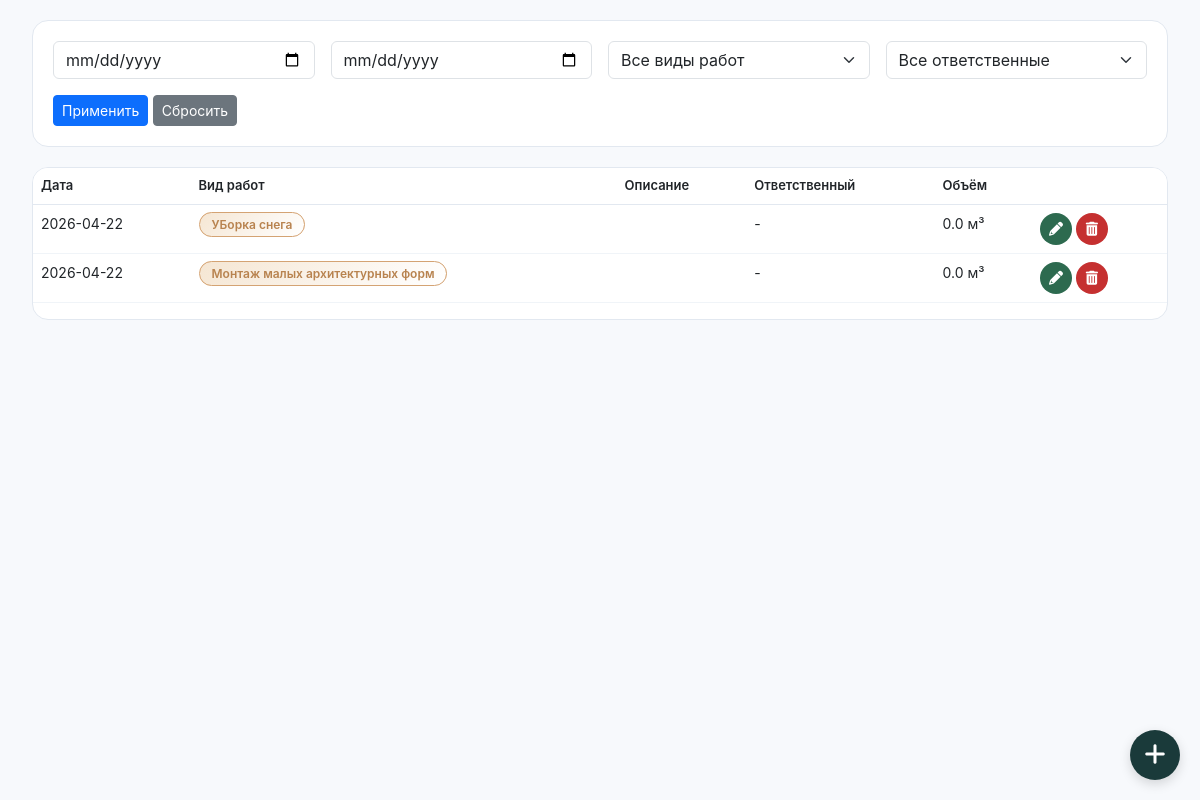
/journal/embed/1 (signed in), run on the app's committed database.
### app.py (models this page shows, shortened)
class JournalEntry(db.Model):
    id = db.Column(db.Integer, primary_key=True)
    site_id = db.Column(db.Integer, db.ForeignKey('site.id'), nullable=False)
    date = db.Column(db.Date, nullable=False, default=datetime.now)
    work_type = db.Column(db.String(200), nullable=False)
    work_description = db.Column(db.Text)
    location = db.Column(db.String(200))
    executor = db.Column(db.String(200))
    responsible_person = db.Column(db.String(200))
    workers_count = db.Column(db.Integer, default=1)
    start_time = db.Column(db.String(10))
    end_time = db.Column(db.String(10))
    volume = db.Column(db.Float, default=0)
    volume_unit = db.Column(db.String(20), default='м³')
    equipment_used = db.Column(db.String(300))
    materials_used = db.Column(db.String(300))
    weather = db.Column(db.String(100))
    temperature = db.Column(db.String(50))
    notes = db.Column(db.Text)
    created_at = db.Column(db.DateTime, default=datetime.now)
    updated_at = db.Column(db.DateTime, default=datetime.now, onupdate=datetime.now)

### app.py (the view)
@app.route('/journal/embed/<int:site_id>')
@login_required
def journal_embed(site_id):
    site = Site.query.get_or_404(site_id)
    date_from = request.args.get('date_from')
    date_to = request.args.get('date_to')
    work_type = request.args.get('work_type')
    responsible = request.args.get('responsible')
    query = JournalEntry.query.filter_by(site_id=site_id)
    if date_from:
        query = query.filter(JournalEntry.date >= datetime.strptime(date_from, '%Y-%m-%d').date())
    if date_to:
        query = query.filter(JournalEntry.date <= datetime.strptime(date_to, '%Y-%m-%d').date())
    if work_type:
        query = query.filter_by(work_type=work_type)
    if responsible:
        query = query.filter_by(responsible_person=responsible)
    page = request.args.get('page', 1, type=int)
    per_page = 15
    pagination = query.order_by(JournalEntry.date.desc()).paginate(page=page, per_page=per_page, error_out=False)
    entries = pagination.items
    total_entries = query.count()
    week_ago = datetime.now().date() - timedelta(days=7)
    weekly_count = JournalEntry.query.filter(
        JournalEntry.site_id == site_id,
        JournalEntry.date >= week_ago
    ).count()
    all_work_types = [wt[0] for wt in db.session.query(JournalEntry.work_type).filter_by(site_id=site_id).distinct()]
    responsible_persons = [r[0] for r in db.session.query(JournalEntry.responsible_person).filter_by(site_id=site_id).distinct() if r[0]]
    request_args = request.args.to_dict()
    if 'page' in request_args:
        del request_args['page']
    return render_template('journal_embed.html',
                         site=site,
                         entries=entries,
                         pagination=pagination,
                         stats={'total_entries': total_entries, 'weekly_count': weekly_count},
                         all_work_types=all_work_types,
                         responsible_persons=responsible_persons,
                         date_from=date_from or '',
                         date_to=date_to or '',
                         selected_work_type=work_type or '',
                         selected_responsible=responsible or '',
                         request_args=request_args)

### app.py (called while the page is built)
def login_required(f):
    @wraps(f)
    def decorated_function(*args, **kwargs):
        if not session.get('logged_in'):
            flash('Пожалуйста, авторизуйтесь', 'warning')
            return redirect(url_for('login'))
        return f(*args, **kwargs)
    return decorated_function

### templates/journal_embed.html (shortened to what this page needs)
<!DOCTYPE html>
<html lang="ru">
<head>
    <link href="https://cdn.jsdelivr.net/npm/bootstrap@5.3.0/dist/css/bootstrap.min.css" rel="stylesheet">
    <link href="https://cdnjs.cloudflare.com/ajax/libs/font-awesome/6.0.0/css/all.min.css" rel="stylesheet">
</head>
<body>
    <div class="container-fluid">
        <div class="filter-panel">
            <div class="row g-3">
                <div class="col-md-3">
                    <input type="date" id="dateFrom" class="form-control" placeholder="Дата с" value="{{ date_from }}">
                </div>
                <div class="col-md-3">
                    <input type="date" id="dateTo" class="form-control" placeholder="Дата по" value="{{ date_to }}">
                </div>
                <div class="col-md-3">
                    <select id="workTypeFilter" class="form-select">
                        <option value="">Все виды работ</option>
                    </select>
                </div>
                <div class="col-md-3">
                    <select id="responsibleFilter" class="form-select">
                        <option value="">Все ответственные</option>
                    </select>
                </div>
            </div>
            <div class="row mt-3">
                <div class="col-12">
                    <button class="btn btn-primary btn-sm" onclick="applyFilters()">Применить</button>
                    <a href="{{ url_for('journal_embed', site_id=site.id) }}" class="btn btn-secondary btn-sm">Сбросить</a>
                </div>
            </div>
        </div>
        <div class="entries-table">
            <table class="table">
                <thead>
                    <tr>
                        <th>Дата</th>
                        <th>Вид работ</th>
                        <th>Описание</th>
                        <th>Ответственный</th>
                        <th>Объём</th>
                        <th></th>
                    </tr>
                </thead>
                <tbody>
                    {% for entry in entries %}
                    <tr>
                        <td>{{ entry.date }}</td>
                        <td><span class="work-type-badge">{{ entry.work_type }}</span></td>
                        <td>{{ entry.work_description[:50] }}{% if entry.work_description|length > 50 %}...{% endif %}</td>
                        <td>{{ entry.responsible_person or '-' }}</td>
                        <td>{{ entry.volume }} {{ entry.volume_unit }}</td>
                        <td>
                            <button class="btn-edit" onclick="parent.openEditModal({{ entry.id }})" title="Редактировать">
                                <i class="fas fa-pencil-alt"></i>
                            </button>
                            <button class="btn-delete" onclick="parent.deleteEntry({{ entry.id }})" title="Удалить">
                                <i class="fas fa-trash-alt"></i>
                            </button>
                        </td>
                    </tr>
                    {% else %}
                    <tr>
                        <td colspan="6" class="text-center py-5 text-muted">Нет записей</td>
                    </tr>
                    {% endfor %}
                </tbody>
            </table>
        </div>
    </div>
    <button class="btn-add" onclick="parent.openAddModal()">
        <i class="fas fa-plus"></i>
    </button>
</body>
</html>

### templates/journal_embed.html (style rules this page uses)
:root { --primary: #1a3a3a; --accent: #d4a373; --success: #2d6a4f; --danger: #c53030; }
body { background: #f7f9fc; padding: 20px; font-family: -apple-system, BlinkMacSystemFont, 'Segoe UI', Roboto, sans-serif; }
.work-type-badge { background: linear-gradient(135deg, #f5e6d3, #fff); color: #b8834f; padding: 4px 12px; border-radius: 20px; font-size: 12px; font-weight: 600; border: 1px solid #d4a373; }
.btn-edit { background: var(--success); color: white; border: none; width: 32px; height: 32px; border-radius: 50%; transition: all 0.2s; }
.btn-delete { background: var(--danger); color: white; border: none; width: 32px; height: 32px; border-radius: 50%; transition: all 0.2s; }
.filter-panel { background: white; border-radius: 16px; padding: 20px; margin-bottom: 20px; border: 1px solid #e2e8f0; }
.entries-table { background: white; border-radius: 16px; overflow-x: auto; border: 1px solid #e2e8f0; }
table { width: 100%; border-collapse: collapse; min-width: 600px; }
th { background: #f8fafc; padding: 12px 16px; font-weight: 600; font-size: 13px; border-bottom: 1px solid #e2e8f0; }
td { padding: 12px 16px; border-bottom: 1px solid #f0f4f8; font-size: 14px; }
.btn-add { position: fixed; bottom: 20px; right: 20px; width: 50px; height: 50px; border-radius: 50%; background: var(--primary); color: white; border: none; font-size: 24px; cursor: pointer; box-shadow: 0 4px 12px rgba(0,0,0,0.15); }

### data on the page
JournalEntry: date "2026-04-22", work_type "УБорка снега", responsible_person "-", volume "0.0", volume_unit "м³"
JournalEntry: date "2026-04-22", work_type "Монтаж малых архитектурных форм", responsible_person "-", volume "0.0", volume_unit "м³"
